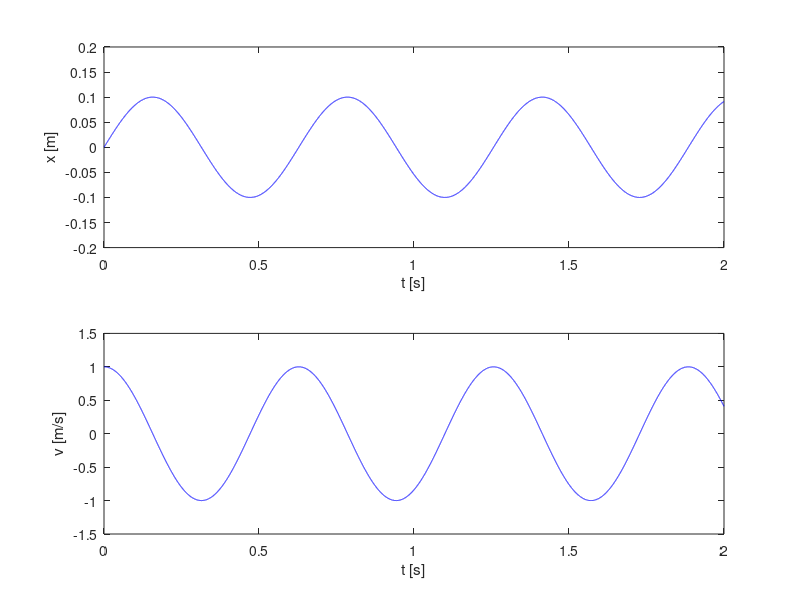

Reproduce this figure in MATLAB.
clear all; clf;
% Initialize
m = 1.0;    % kg
k = 100.0; % N/m
v0 = 1.0;   % in m/s
time = 2.0; % s
% Numerical setup
dt = 0.0001; % s
n = ceil(time/dt);
t = zeros(n,1);
x = zeros(n,1);
v = zeros(n,1);
% Initial values
x(1) = 0.0;
v(1) = v0;
% Simulation loop
for i = 1:n-1
    F = -k*x(i);
    a = F/m;
    v(i+1) = v(i) + a*dt;
    x(i+1) = x(i) + v(i+1)*dt;
    t(i+1) = t(i) + dt;
end
% Plot results
figure(1)
subplot(2,1,1)
plot(t,x,'-b');
xlabel('t [s]')
ylabel('x [m]')
subplot(2,1,2)
plot(t,v,'-b')
xlabel('t [s]')
ylabel('v [m/s]')

